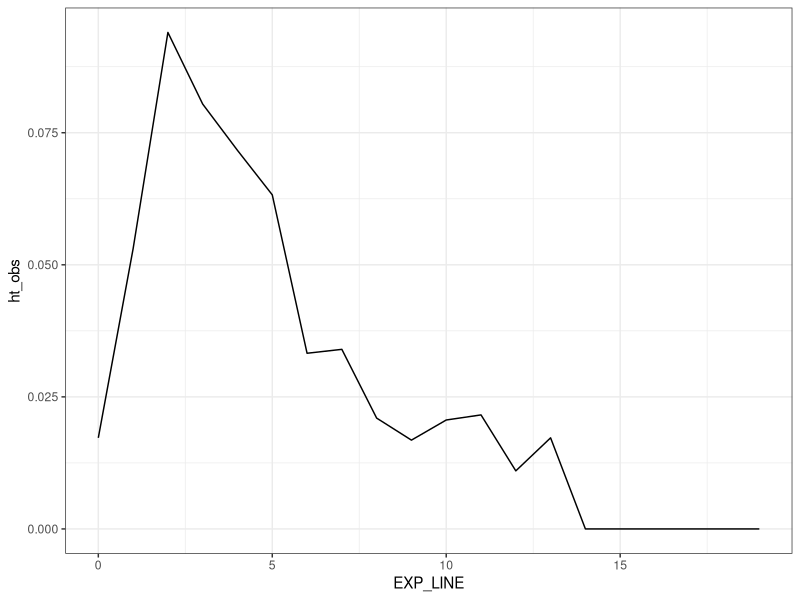
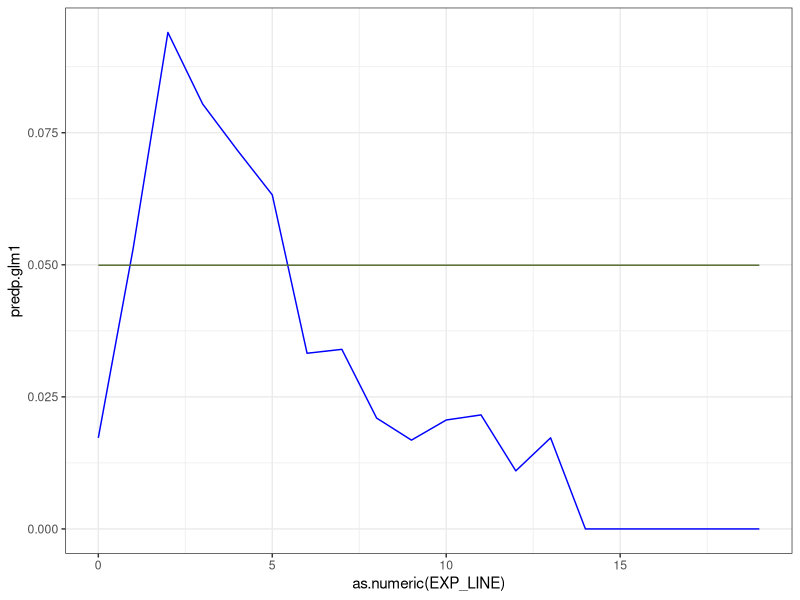
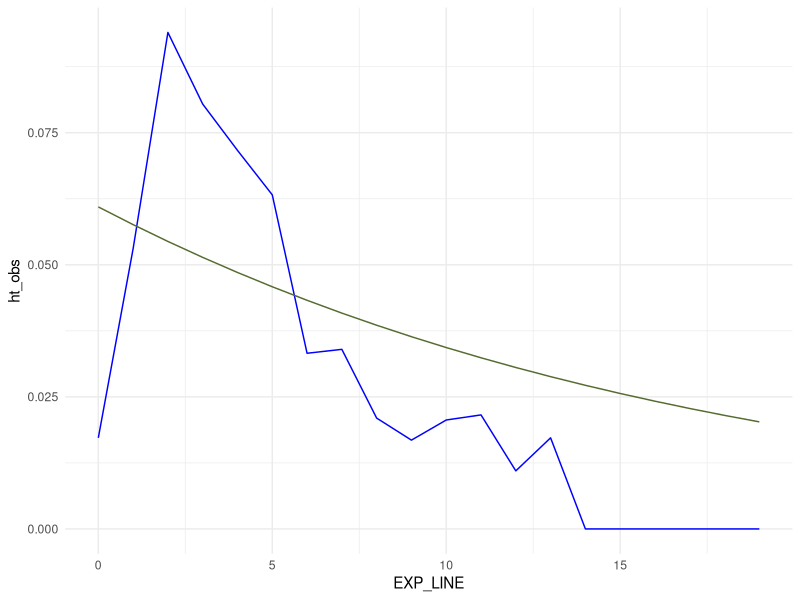
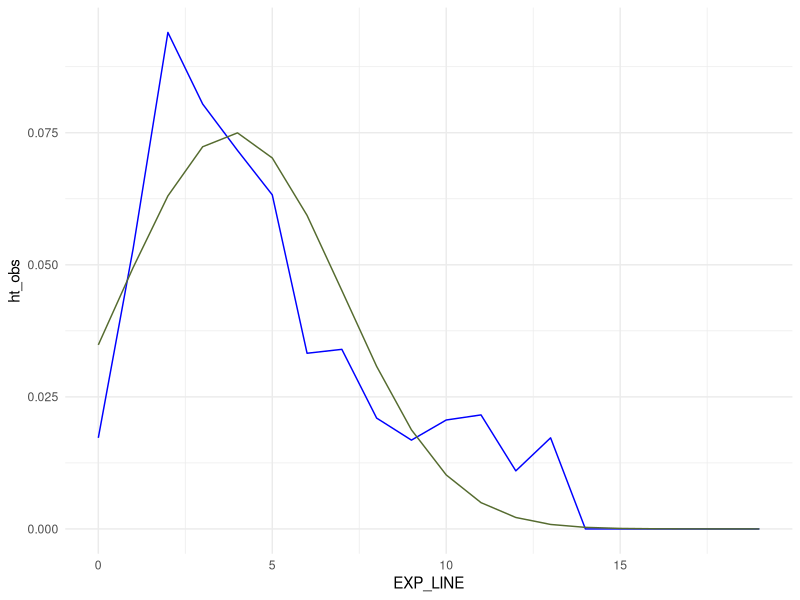
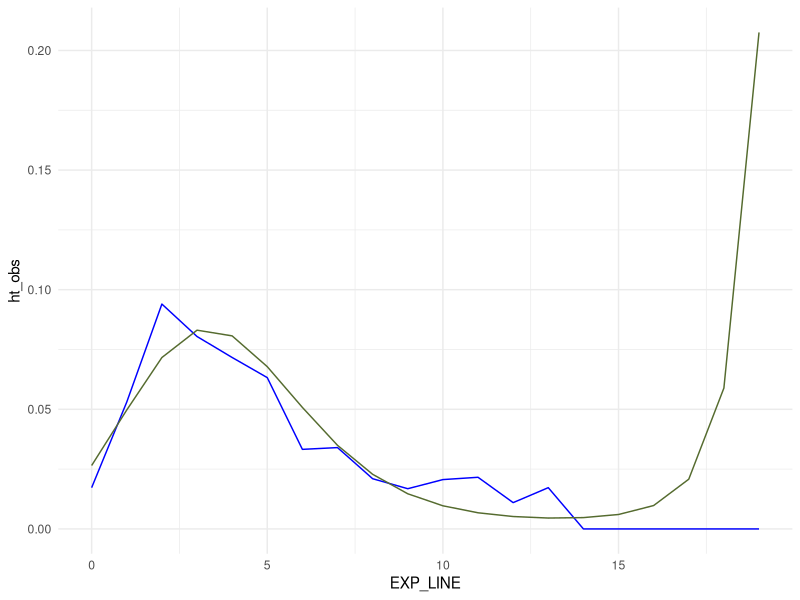
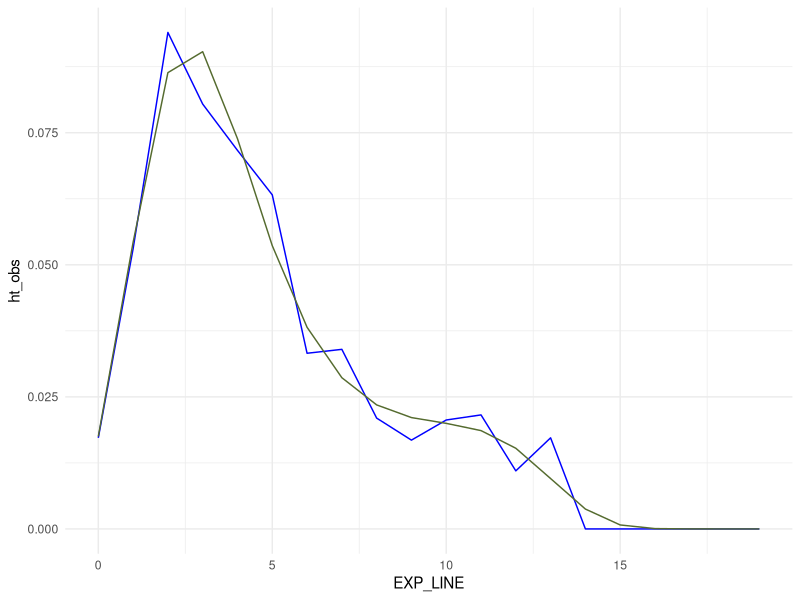
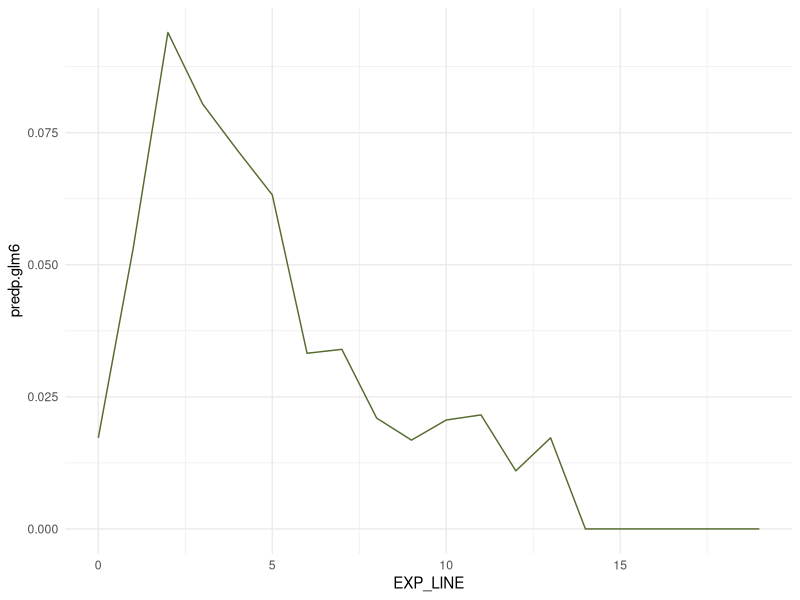
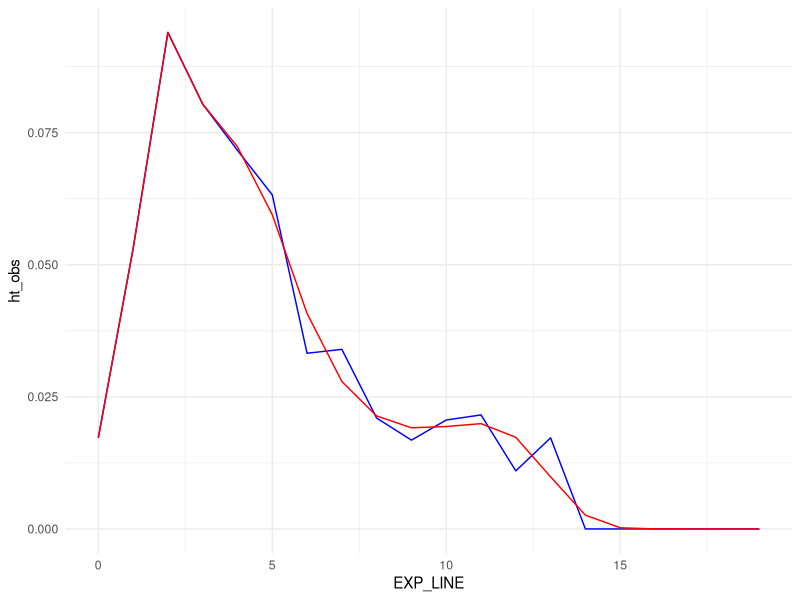

These charts were generated, in order, by the following R code:
#### libraries ####
library(haven)
library(survival)
library(ggplot2)
library(dplyr)
library(tidyr)
library(gmodels)
library(reshape2)


#### setup ####
setwd('/Users/aoikawahara/Library/CloudStorage/OneDrive-KULeuven/Leuven/04_Event History Analysis/Assignment/Workplace')
getwd()

data <- read_sav("FFS_ThirdBirthPPF_Assignment.sav")
CrossTable(data$EXP_LINE,data$BIRTH3)


#### 1a ####
# Excel file


#### 1b ####
data <- data %>%
  group_by(EXP_LINE) %>%
  mutate(ht_obs = mean(BIRTH3, na.rm = TRUE)) %>%
  ungroup()
ggplot(data, aes(EXP_LINE,ht_obs)) + geom_line() +  theme_bw()

data$oddsht_obs <- data$ht_obs/(1-data$ht_obs)
data$logitht_obs <- log(data$ht_obs/(1-data$ht_obs))


#### 1c #####
# Excel file


#### 2a ####
# constant specification
glm1 = glm(BIRTH3 ~ 1, data=data, family=binomial(link = "logit"))
summary(glm1)

data$predl.glm1 = predict.glm(glm1)
data$predo.glm1 = exp(data$predl.glm1)
data$predp.glm1 = data$predo.glm1/(1+data$predo.glm1)

ggplot(data, aes(as.numeric(EXP_LINE), predp.glm1)) +
  geom_line(aes(y = ht_obs, group = 1), color = "blue") +
  geom_line(aes(y = predp.glm1, group = 1), color = "darkolivegreen") +
  theme_bw()


# linear specification
glm2 = glm(BIRTH3 ~ 1 + EXP_LINE, data=data, family=binomial(link = "logit"))
summary(glm2)

data$predl.glm2 = predict.glm(glm2)
data$predo.glm2 = exp(data$predl.glm2)
data$predp.glm2 = data$predo.glm2/(1+data$predo.glm2)

ggplot(data, aes(x = EXP_LINE)) +
  geom_line(aes(y = ht_obs, group = 1), color = "blue") +
  geom_line(aes(y = predp.glm2, group = 1), color = "darkolivegreen") +
  theme_minimal()


# quadratic specification
glm3 = glm(BIRTH3 ~ 1 + EXP_LINE + EXP_QUAD, data=data, family=binomial(link = "logit"))
summary(glm3)

data$predl.glm3 = predict.glm(glm3)
data$predo.glm3 = exp(data$predl.glm3)
data$predp.glm3 = data$predo.glm3/(1+data$predo.glm3)

ggplot(data, aes(x = EXP_LINE)) +
  geom_line(aes(y = ht_obs, group = 1), color = "blue") +
  geom_line(aes(y = predp.glm3, group = 1), color = "darkolivegreen") +
  theme_minimal()


# cubic specification
data$EXP_CUBE <- as.numeric(data$EXP_LINE)^3

glm4 = glm(BIRTH3 ~ 1 + EXP_LINE + EXP_QUAD + EXP_CUBE, data=data, family=binomial(link = "logit"))
summary(glm4)

data$predl.glm4 = predict.glm(glm4)
data$predo.glm4 = exp(data$predl.glm4)
data$predp.glm4 = data$predo.glm4/(1+data$predo.glm4)

ggplot(data, aes(x = EXP_LINE)) +
  geom_line(aes(y = ht_obs, group = 1), color = "blue") +
  geom_line(aes(y = predp.glm4, group = 1), color = "darkolivegreen") +
  theme_minimal()


# 4th-order polynomial
data$EXP_4TH <- as.numeric(data$EXP_LINE)^4

glm5 = glm(BIRTH3 ~ 1 + EXP_LINE + EXP_QUAD + EXP_CUBE + EXP_4TH, data=data, family=binomial(link = "logit"))
summary(glm5)

data$predl.glm5 = predict.glm(glm5)
data$predo.glm5 = exp(data$predl.glm5)
data$predp.glm5 = data$predo.glm5/(1+data$predo.glm5)

ggplot(data, aes(x = EXP_LINE)) +
  geom_line(aes(y = ht_obs, group = 1), color = "blue") +
  geom_line(aes(y = predp.glm5, group = 1), color = "darkolivegreen") +
  theme_minimal()


# general specification
glm6 = glm(BIRTH3 ~ as.factor(EXP_LINE), data=data, family=binomial(link = "logit"))
summary(glm6)

data$predl.glm6 = predict.glm(glm6)
data$predo.glm6 = exp(data$predl.glm6)
data$predp.glm6 = data$predo.glm6/(1+data$predo.glm6)

ggplot(data, aes(x = EXP_LINE)) +
  geom_line(aes(y = predp.glm6, group = 1), color = "darkolivegreen") +
  theme_minimal()


# step function - 分岐点調整中
crosstab = table(data$EXP_LINE,data$EXP_CAT4)
print(crosstab)

glm7 = glm(BIRTH3 ~ 1 + as.factor(EXP_CAT4) + EXP_LINE + EXP_QUAD + EXP_CUBE + EXP_4TH, data=data, family=binomial(link = "logit"))
summary(glm7)

data$predl.glm7 = predict.glm(glm7)
data$predo.glm7 = exp(data$predl.glm7) 
data$predp.glm7 = data$predo.glm7/(1+data$predo.glm7)

ggplot(data, aes(x = EXP_LINE)) +
  geom_line(aes(y = ht_obs, group = 1), color = "blue") +  # Connected line for ht_obs
  geom_line(aes(y = predp.glm7, group = 1), color = "red") +   # Connected line for ht_cte
  theme_minimal()


# plot all the estimated models
ggplot(data, aes(as.numeric(EXP_LINE), predp.glm1)) + geom_line() + theme_bw() + 
  geom_line(aes(y = predp.glm2), color = "blue") + 
  geom_line(aes(y = predp.glm3), color = "red") + 
  geom_line(aes(y = predp.glm4), color = "darkolivegreen") +
  geom_line(aes(y = predp.glm5), color = "orange") + 
  geom_line(aes(y = predp.glm6), color = "black")


#### 2b ####
# constant
test_glm1glm6 <- anova(glm1,glm6, test = "LRT")
print(test_glm1glm6)

# linear
test_glm1glm2 <- anova(glm1,glm2, test = "LRT")
print(test_glm1glm2)

test_glm2glm6 <- anova(glm2,glm6, test = "LRT")
print(test_glm2glm6)

# quadratic
test_glm2glm3 <- anova(glm2,glm3, test = "LRT")
print(test_glm2glm3)

test_glm3glm6 <- anova(glm3,glm6, test = "LRT")
print(test_glm3glm6)

# cubic
test_glm3glm4 <- anova(glm3,glm4, test = "LRT")
print(test_glm3glm4)

test_glm4glm6 <- anova(glm4,glm6, test = "LRT")
print(test_glm4glm6)

# 4th order
test_glm4glm5 <- anova(glm4,glm5, test = "LRT")
print(test_glm4glm5)

test_glm5glm6 <- anova(glm5,glm6, test = "LRT")
print(test_glm5glm6)

# step function

test_glm6glm7 <- anova(glm6, glm7, test = "LRT")
print(test_glm6glm7)

test_glm5glm7 <- anova(glm5, glm7, test = "LRT")
print(test_glm5glm7)

#### 2c ####
table(data$AGEKID2, useNA="always")

# Calculate mean of BIRTH3 by exposure
data <- data %>%
  group_by(AGEKID2) %>%
  mutate(ht_agekid2 = mean(BIRTH3, na.rm = TRUE)) %>%
  ungroup()

ggplot(data, aes(AGEKID2,ht_agekid2)) +
  geom_line() +
  theme_bw()

data$a2 = data$AGEKID2^2
data$a3 = data$AGEKID2^3
data$a4 = data$AGEKID2^4


# 4th-order polynomial model
# age as linear
glm5age1 = glm(BIRTH3 ~ 1 + EXP_LINE + EXP_QUAD + EXP_CUBE + EXP_4TH + AGEKID2, data=data, family=binomial(link = "logit"))
summary(glm5age1)

data$predl.glm5age1 = predict.glm(glm5age1)
data$predo.glm5age1 = exp(data$predl.glm5age1)
data$predp.glm5age1 = data$predo.glm5age1/(1+data$predo.glm5age1)

test_glm5glm5age1 <- anova(glm5,glm5age1, test = "LRT")
print(test_glm5glm5age1)

ggplot(data, aes(as.numeric(EXP_LINE), predp.glm5age1, color=as.factor(AGEKID2))) +
  geom_line() +
  theme_bw()

# age as quadratic
glm5age2 = glm(BIRTH3 ~ 1 + EXP_LINE + EXP_QUAD + EXP_CUBE + EXP_4TH + AGEKID2 + a2, data=data, family=binomial(link = "logit"))
summary(glm5age2)

data$predl.glm5age2 = predict.glm(glm5age2)
data$predo.glm5age2 = exp(data$predl.glm5age2)
data$predp.glm5age2 = data$predo.glm5age2/(1+data$predo.glm5age2)

test_glm5age1glm5age2 <- anova(glm5age1,glm5age2, test = "LRT")
print(test_glm5age1glm5age2)

ggplot(data, aes(as.numeric(EXP_LINE), predp.glm5age2, color=as.factor(AGEKID2))) +
  geom_line() +
  theme_bw()


# age as cubic
glm5age3 = glm(BIRTH3 ~ 1 + EXP_LINE + EXP_QUAD + EXP_CUBE + EXP_4TH + AGEKID2 + a2 + a3, data=data, family=binomial(link = "logit"))
summary(glm5age3)

data$predl.glm5age3 = predict.glm(glm5age3)
data$predo.glm5age3 = exp(data$predl.glm5age3)
data$predp.glm5age3 = data$predo.glm5age3/(1+data$predo.glm5age3)

test_glm5age1glm5age3 <- anova(glm5age1,glm5age3, test = "LRT")
print(test_glm5age1glm5age3)

# age as 4th-order
glm5age4 = glm(BIRTH3 ~ 1 + EXP_LINE + EXP_QUAD + EXP_CUBE + EXP_4TH + AGEKID2 + a2 + a3 + a4, data=data, family=binomial(link = "logit"))
summary(glm5age4)

data$predl.glm5age4 = predict.glm(glm5age4)
data$predo.glm5age4 = exp(data$predl.glm5age4)
data$predp.glm5age4 = data$predo.glm5age4/(1+data$predo.glm5age4)

test_glm5age1glm5age4 <- anova(glm5age1,glm5age4, test = "LRT")
print(test_glm5age1glm5age4)

# age as categorical (= general specification)
glm5age5 = glm(BIRTH3 ~ 1 + EXP_LINE + EXP_QUAD + EXP_CUBE + EXP_4TH + as.factor(AGEKID2), data=data, family=binomial(link = "logit"))
summary(glm5age5)

data$predl.glm5age5 = predict.glm(glm5age5)
data$predo.glm5age5 = exp(data$predl.glm5age5)
data$predp.glm5age5 = data$predo.glm5age5/(1+data$predo.glm5age5)

test_glm5age1glm5age5 <- anova(glm5age1,glm5age5, test = "LRT")
print(test_glm5age1glm5age5)

ggplot(data, aes(as.numeric(EXP_LINE), predp.glm5age5, color=as.factor(AGEKID2))) +
  geom_line() +
  ylim(0,0.40) +
  theme_bw()


test_glm5age1glm5age5 <- anova(glm5age1, glm5age5, test = "LRT")
print(test_glm5age1glm5age5)

## Suggest the linear model for the effect of age

#### 2d ####
data$ASTATUS4 <- factor(data$ASTATUS4,levels=c(1,2,3,4,5), 
                            labels=c("Education","Full-time employed","Part-time employed","Unemployed","Other"))

data.substatus <- subset(data, as.numeric(ASTATUS4) != "NA")
table(data.substatus$ASTATUS4, useNA="always")

glm5sta = glm(BIRTH3 ~ 1 + EXP_LINE + EXP_QUAD + EXP_CUBE + EXP_4TH + ASTATUS4 , data=data.substatus, family=binomial(link = "logit"))
summary(glm5sta)

data.substatus$predl.glm5sta = predict.glm(glm5sta)
data.substatus$predo.glm5sta = exp(data.substatus$predl.glm5sta)
data.substatus$predp.glm5sta = data.substatus$predo.glm5sta/(1+data.substatus$predo.glm5sta)

ggplot(data.substatus, aes(as.numeric(EXP_LINE), predp.glm5sta, linetype=as.factor(ASTATUS4))) +
  geom_line() +
  theme_bw()


# Since LRT assumes the people in the models are the same,
# the number of cases must be the same across the models.


# 4th-order polynomial specification with subset data
glm5sub = glm(BIRTH3 ~ 1 + EXP_LINE + EXP_QUAD + EXP_CUBE + EXP_4TH, data=data.substatus, family=binomial(link = "logit"))
summary(glm5sub)

test_glm5subglm5sta <- anova(glm5sub,glm5sta, test = "LRT")
print(test_glm5subglm5sta)


#### 2e ####
# model with both age and status
glm5netfull = glm(BIRTH3 ~ 1 + EXP_LINE + EXP_QUAD + EXP_CUBE + EXP_4TH +
                 AGEKID2 + ASTATUS4,
                 data=data.substatus, family=binomial(link = "logit"))
summary(glm5netfull)

# 4th-order polynomial specification with subset data only with age
glm5netage = glm(BIRTH3 ~ 1 + EXP_LINE + EXP_QUAD + EXP_CUBE + EXP_4TH + AGEKID2,
                 data=data.substatus, family=binomial(link = "logit"))
summary(glm5netage)


# likelihood ratio test
test_glm5netfullglm5netage <- anova(glm5netage,glm5netfull, test = "LRT")
print(test_glm5netfullglm5netage)

test_glm5netfullglm5sta <- anova(glm5sta,glm5netfull, test = "LRT")
print(test_glm5netfullglm5sta)


#### 2f ####
glm5netfull$devres <- residuals(glm5netfull, "deviance")

plot(glm5netfull$devres,
     xlab = "Person-Period",
     ylab = "Deviance Residuals")

glm5netfull$ssdevres <- tapply(glm5netfull$devres^2, data.substatus$NR, sum)

plot(glm5netfull$ssdevres,
     xlab = "Identification Number",
     ylab = "Sum of Squared Residuals")
text(x = which(glm5netfull$ssdevres >= 8),
     y = glm5netfull$ssdevres[glm5netfull$ssdevres >= 8],
     labels = names(glm5netfull$ssdevres)[glm5netfull$ssdevres >= 8],
     pos = 3,
     cex = 0.8,
     col = "red")
glm5netfull$ssdevres

#### 2g ####
glm5netfull_cloglog = glm(BIRTH3 ~ 1 + EXP_LINE + EXP_QUAD + EXP_CUBE + EXP_4TH +
                            AGEKID2 + ASTATUS4,
                          data=data.substatus, family=binomial(link = "cloglog"))
summary(glm5netfull_cloglog)
